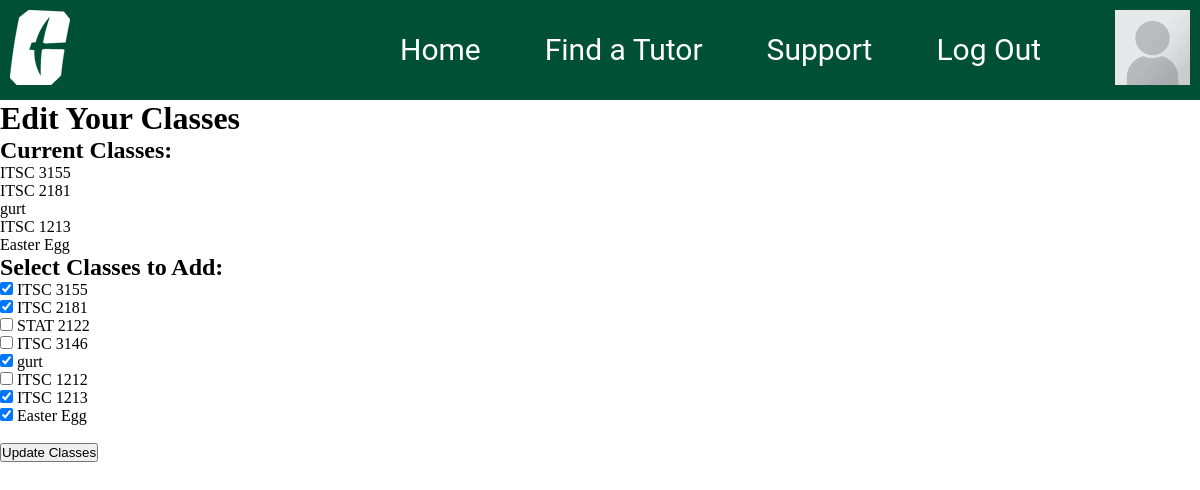
Screenshot of /edit-classes/ (signed in) with the database file from the repository.
### base/models.py (models this page shows, shortened)
class User(AbstractUser):
    email = models.EmailField(unique=True, null=True)
    bio = models.TextField(null=True)
    avatar = models.ImageField(null=True, default="profile-pic-placeholder.png")
    classes = models.ManyToManyField('Classes', blank=True)
    skills = models.TextField(null=True,blank=True)
    currentYear = models.CharField(max_length=50, null=True, blank=True)
    USERNAME_FIELD = 'email'
    REQUIRED_FIELDS = ['username']

class Classes(models.Model):
    name = models.CharField(max_length=100)

### base/views.py (the view)
# urls.py: path('edit-classes/', views.editClasses, name='edit-classes'),
@login_required(login_url='login')
def editClasses(request):
    user = request.user
    all_classes = Classes.objects.all()
    if request.method == 'POST':
        selected_class_ids = request.POST.getlist('classes')
        user.classes.set(selected_class_ids)
        messages.success(request, 'Your classes have been updated successfully!')
        return redirect('user-profile', pk=user.id)  # Redirect to the profile page
    return render(request, 'base/edit-classes.html', {
        'user_classes': user.classes.all(),  # Get current classes the user is enrolled in
        'all_classes': all_classes,  # Get all available classes
    })

### base/templates/base/edit-classes.html (shortened to what this page needs)
{% extends 'main.html' %}
{% block content %}
<h1>Edit Your Classes</h1>
<h2>Current Classes:</h2>
<ul>
    {% for cls in user_classes %}
        <li>{{ cls.name }}</li>
    {% empty %}
        <li>No classes enrolled yet.</li>
    {% endfor %}
</ul>
<form method="post">
    <h2>Select Classes to Add:</h2>
    {% for cls in all_classes %}
        <div>
            <label>
                <input type="checkbox" name="classes" value="{{ cls.id }}"
                    {% if cls in user_classes %}checked{% endif %}>
                {{ cls.name }}
            </label>
        </div>
    {% endfor %}
    <br>
    <button type="submit">Update Classes</button>
</form>
{% endblock %}

### templates/main.html (shortened to what this page needs)
<!DOCTYPE html>
{% load static %}
<html lang="en">
  <head>
    <link rel="stylesheet" href="{% static 'style.css' %}" />
  </head>
  <body>
  {% include 'navbar.html' %}
  {% block content %}
  {% endblock %}
  </body>
</html>

### templates/navbar.html
{% load static %}
<link rel="stylesheet" href="{% static 'style.css' %}" />
<div class="bar">
    <div class="bar-left">
        <a href="{% url 'home' %}" class="navbar-pic"><img src="{% static 'images/uncc-logo.png' %}"/></a>
    </div>
    <div class="bar-right">
        <a class="navbar-text" href="{% url 'home' %}">Home</a>
        <a class="navbar-text" href="{% url 'tutor-finder' %}">Find a Tutor</a>
        <a href="{% url 'support' %}" class="navbar-text">Support</a>
        {% if request.user.is_authenticated %}
        <a href="{% url 'logout' %}" class="navbar-text">Log Out</a>
        {% else %}
        <a href="{% url 'login' %}" class="navbar-text">Log In</a>
        {% endif%}
        {% if request.user.is_authenticated %}
            <a class="navbar-pic" href="{% url 'user-profile' user.id %}"><img src="{{ user.avatar.url }}"/></a>
        {% else %}
            <a class="navbar-pic" href="{% url 'user-profile' user.id %}"><img src="{% static 'images/profile-pic-placeholder.png' %}"/></a>
        {% endif %}
    </div>
</div>

### static/style.css (style rules this page uses)
* { margin: 0; padding: 0; box-sizing: border-box; }
.bar { margin: 0px 0px 0px 0px; height: 100px; width: 100%; background-color: #005035; display: flex; align-items: flex-start; justify-content: space-between; }
.bar-right { width: 800px; display: flex; align-items: center; justify-content: space-between; }
.bar-left { display: flex; justify-content: flex-start; }
.navbar-pic { margin: 10px 10px 10px 10px; }
.navbar-text { font: 30px "roboto", sans-serif; color: white; text-decoration: none; }

### rows the page displays
User: avatar (placeholder picture)
Classes: name "ITSC 3155", classes "☑"
Classes: name "ITSC 2181", classes "☑"
Classes: name "gurt", classes "☑"
Classes: name "ITSC 1213", classes "☑"
Classes: name "Easter Egg", classes "☑"
Classes: name "STAT 2122"
Classes: name "ITSC 3146"
Classes: name "ITSC 1212"
